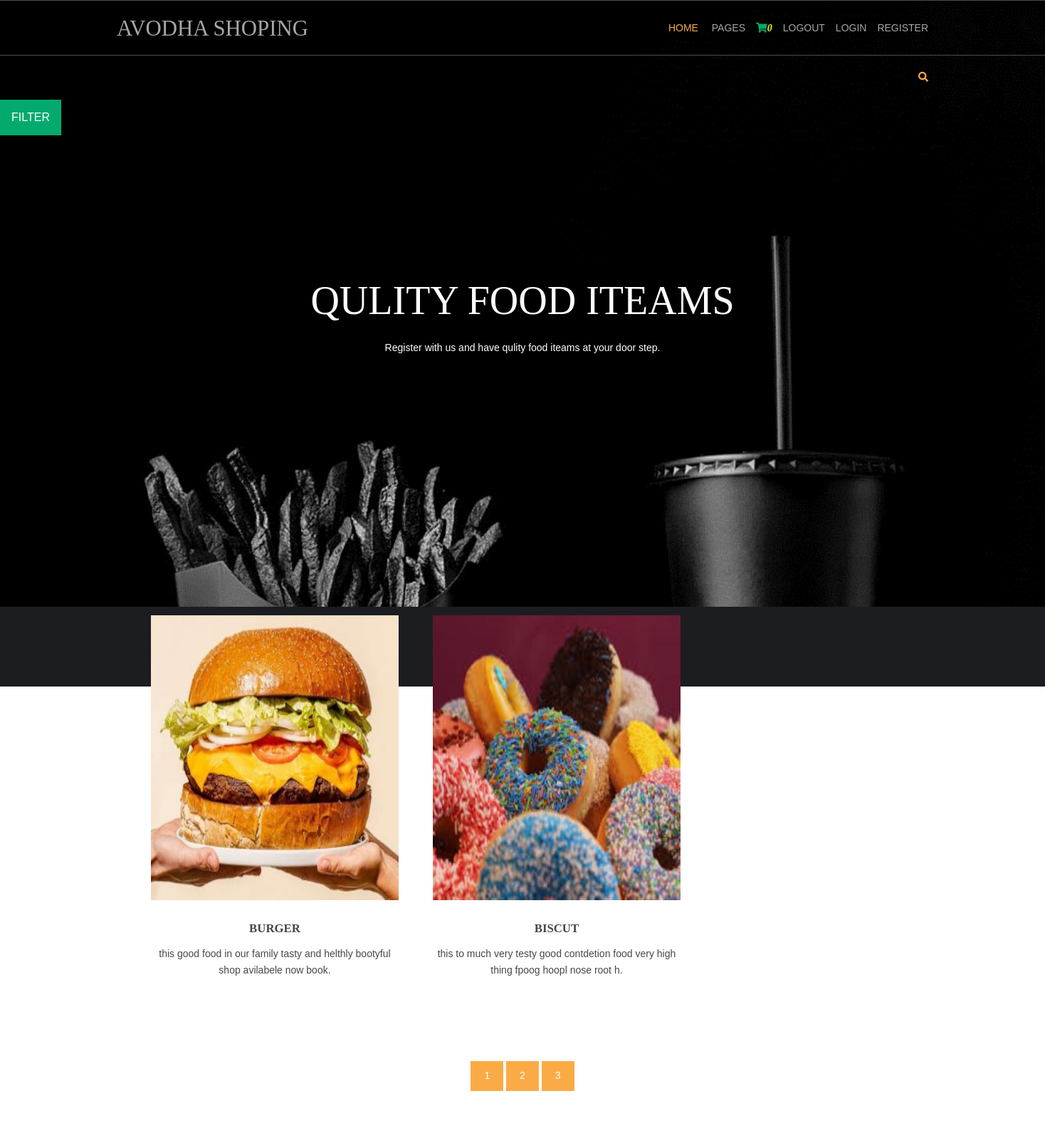
The page / on the database its author committed.
### shop/models.py (models this page shows, shortened)
class product(models.Model):
    name=models.CharField(max_length=100,unique=True)
    slug=models.SlugField(max_length=100,unique=True)
    img=models.ImageField(upload_to='sss')
    price=models.IntegerField()
    avilable=models.BooleanField()
    stock=models.IntegerField()
    disc=models.TextField()
    catagory=models.ForeignKey(catg,on_delete=models.CASCADE)
    def get_url(self):
        return reverse('details',args=[self.catagory.slug,self.slug])

### shop/views.py (the view)
# urls.py: 2. Add a URL to urlpatterns:  path('', views.home, name='home')
def home(request,cr_slug=None):
    cr_page=None
    prod=None
    if cr_slug!=None:
        cr_page=get_object_or_404(catg,slug=cr_slug)
        prod=product.objects.filter(catagory=cr_page,avilable=True)
    else:
        prod=product.objects.all().filter(avilable=True)
    cat=catg.objects.all()
    paginator=Paginator(prod,2)
    try:
        page=int(request.GET.get('page','1'))
    except:
        page=1
    try:
        pro=paginator.page(page)
    except(EmptyPage,InvalidPage):
        pro=paginator.page(paginator.num_page)
    return render(request,'index.html',{'pr':prod,'ct':cat,'pg':pro})

### cart/context_prosser.py (called while the page is built)
def count(requset):
    iteam_count=0
    if 'admin' in requset.path:
        return{}
    else:
        try:
            ct=cartlist.objects.filter(cart_id=c_id(requset))
            cti=items.objects.all().filter(cart=ct[:1])
            for i in cti:
                iteam_count+=i.quntity
        except cartlist.DoesNotExist:
            iteam_count=0
        return dict(itc=iteam_count)

### cart/views.py (called while the page is built)
def c_id(requset):
    ct_id=requset.session.session_key
    if not ct_id:
        ct_id=requset.session.create()
    return ct_id

### shop/models.py (called while the page is built)
    def get_url(self):
        return reverse('prod_cat',args=[self.slug])

### template/index.html (shortened to what this page needs)
{% load static %}
<!DOCTYPE html>
<html lang="">
<head>
<link href="{% static 'h/layout/styles/layout.css' %}" rel="stylesheet" type="text/css" media="all">
</head>
<body id="top">
<div class="abcd" style="background-image:url({% static 'demo/backgrounds/cd.jpg' %});">
  <div class="wrapper row1">
    <header id="header" class="hoc clear">
      <div id="logo" class="fl_left">
        <h1><a href="index.html">AVODHA SHOPING</a></h1>
      </div>
      <nav id="mainav" class="fl_right">
        <ul class="clear">
          <li class="active"><a href="index.html">Home</a></li>
          <li><a class="active" href="#">Pages</a>
            <li><a class="active" href="{% url 'cartDeatails' %}"><i class="fa fa-shopping-cart" style="color: #04AA6D;"font-size:20px " ><i style="color: yellow;">{{itc}}</i></i></a>
            <li><a class="active" href="#">LOGOUT</a>
              <li><a class="active" href="#">LOGIN</a>
                <li><a class="active" href="#">REGISTER</a>
    </header>
  </div>
  <div class="wrapper row0">
    <div id="topbar" class="hoc clear">
      <div class="fl_right">
        <ul class="nospace">
          <li id="searchform">
          </li>
        </ul>
      </div>
    </div>
  </div>
  <div class="dropdown">
    <button class="dropbtn">FILTER</button>
  </div>
  <div id="pageintro" class="hoc clear">
    <article>
      <h3 class="heading">QULITY FOOD ITEAMS</h3>
      <p>Register with us and have qulity food iteams at your door step.</p>
    </article>
  </div>
</div>
<br>
<br>
<br>
<br>
<br>
<div class="wrapper row3">
 <main class="hoc container clear">
  <section id="introblocks">
    <ul class="nospace group btmspace-80">
      {% for i in pg.object_list %}
       <li class="one_third">
         <figure><a class="imgover" href="{{i.get_url}}"><img src="{{i.img.url}}" alt="" style="height: 400px;width: 400px;"></a>
     <figcaption>
             <h6 class="heading">{{i.name}}</h6>
            <p>{{i.disc}}.</p>
            <br>
           </figcaption>
          </figure>
          {% endfor %}
       </li>
    </ul>
  </section>
  <div>
    <center>
      {% for p in pg.paginator.page_range %}
      <a href="?page={{p}}" class="btn btn-light btn-sm {% if pg.number == p %} active  {% endif %}">{{p}}</a>
      {% endfor %} </center></div>
  </div>
</body>
</html>

### static/h/layout/styles/layout.css (style rules this page uses)
.row1 { border:solid; border-width:1px 0; }
#topbar { padding:20px 0; font-size:.8rem; text-transform:uppercase; }
#topbar ul li { display:inline-block; margin-right:15px; }
#topbar ul li:last-child { margin-right:0; padding-right:0; border-right:none; }
#topbar #searchform { position:relative; line-height:1; z-index:9999; }
#topbar #searchform::after { display:block; height:18px; line-height:18px; padding:0; font-family:"Font Awesome\ 5 Free"; font-weight:900; font-size:1rem; content:"\f002"; }
#topbar #searchform ::placeholder { text-transform:capitalize; }
#header #logo { margin:22px 0 0 0; }
#header #logo h1 { margin:0; padding:0; font-size:2.2rem; text-transform:uppercase; }
#pageintro { padding:200px 0 300px; }
#pageintro article, #pageintro article p { display:block; max-width:75%; margin:0 auto; text-align:center; }
#pageintro article p { max-width:65%; line-height:2rem; }
#pageintro .heading { margin-bottom:20px; font-size:4rem; }
.container { padding:80px 0; }
#introblocks { display:block; position:relative; margin:-180px 0 0 0; z-index:1; text-align:center; }
#introblocks figure figcaption { display:block; padding:30px 0 0 0; text-align:center; }
#introblocks figure figcaption .heading { font-size:1.2rem; font-weight:700; margin-bottom:0; }
*, *::before, *::after { transition:all .3s ease-in-out; }
nav ul, nav ol { margin:0; padding:0; list-style:none; }
#mainav, #breadcrumb, .sidebar nav { line-height:normal; }
#mainav ul { text-transform:uppercase; }
#mainav li { display:inline-block; position:relative; margin:0 15px 0 0; padding:0; }
#mainav li:last-child { margin-right:0; }
#mainav li a { display:block; padding:30px 0; }
body { color:#A5A6AA; background-color:#1C1D21; }
a { color:#FBAB45; }
.btn, .btn.inverse:hover { color:#FFFFFF; background-color:#FBAB45; border-color:#FBAB45; }
.imgover, .imgover:hover::after { color:#FFFFFF; }
.row1 { border-color:rgba(255,255,255,.3); }
.row3 { color:#474747; background-color:#FFFFFF; }
#topbar #searchform { color:#FBAB45; }
#header #logo h1 a { color:inherit; }
#pageintro { color:#FFFFFF; }
#mainav li a { color:inherit; }
#mainav .active a, #mainav a:hover, #mainav li:hover > a { color:#FBAB45; background-color:inherit; }
@media screen and (min-width:1140px) { .hoc { max-width:1140px; } }

### static/h/layout/styles/framework.css (style rules this page uses)
html { overflow-y:scroll; overflow-x:hidden; }
html, body { margin:0; padding:0; font-size:14px; line-height:1.6em; }
*, *::before, *::after { box-sizing:border-box; }
.nospace { margin:0; padding:0; list-style:none; }
.btn { display:inline-block; padding:8px 18px 10px; text-transform:uppercase; border:1px solid; }
.clear, .group { display:block; }
.clear::before, .clear::after, .group::before, .group::after { display:table; content:""; }
.clear, .clear::after, .group, .group::after { clear:both; }
a { outline:none; text-decoration:none; }
.fl_left, .imgl { float:left; }
.fl_right, .imgr { float:right; }
img { width:auto; max-width:100%; height:auto; margin:0; padding:0; border:none; line-height:normal; vertical-align:middle; }
.imgover { display:inline-block; position:relative; max-width:100%; }
.imgover::before, .imgover::after { display:block; position:absolute; content:""; text-align:center; opacity:0; }
.imgover::before { top:0; right:0; bottom:0; left:0; }
.imgover::after { top:50%; left:50%; width:50px; height:50px; line-height:50px; margin:-25px 0 0 -25px; font-family:"Font Awesome\ 5 Free"; font-weight:900; content:"\f067"; font-size:28px; }
body, input, textarea, select { font-family:Verdana, Geneva, sans-serif; }
h1, h2, h3, h4, h5, h6, .heading { font-family:Georgia, "Times New Roman", Times, serif; }
label, input, textarea, select, button { display:block; resize:none; outline:none; color:inherit; font-size:inherit; font-family:inherit; vertical-align:middle; }
::placeholder { opacity:1; }
h1, h2, h3, h4, h5, h6, .heading { margin:0 0 20px 0; font-size:1.4rem; line-height:normal; font-weight:normal; text-transform:uppercase; }
.wrapper { display:block; position:relative; width:100%; margin:0; padding:0; text-align:left; word-wrap:break-word; }
.hoc { display:block; margin:0 auto; }
address, article, aside, figcaption, figure, footer, header, main, nav, section { display:block; margin:0; padding:0; }
.one_half, .one_third, .two_third, .one_quarter, .two_quarter, .three_quarter { display:inline-block; float:left; margin:0 0 0 4.21052%; list-style:none; }
.one_third { width:30.52631%; }
.btmspace-80 { margin-bottom:80px; }

### rows shown on the page
product: img (picture), name "BURGER", disc "this good food in our family tasty and helthly bootyful shop avilabele now book"
product: img (picture), name "BISCUT", disc "this to much very testy good contdetion food very high thing fpoog hoopl nose root h"

### other values the page prints
{{ itc }} "0"
{{ p }} "1" "2" "3"
